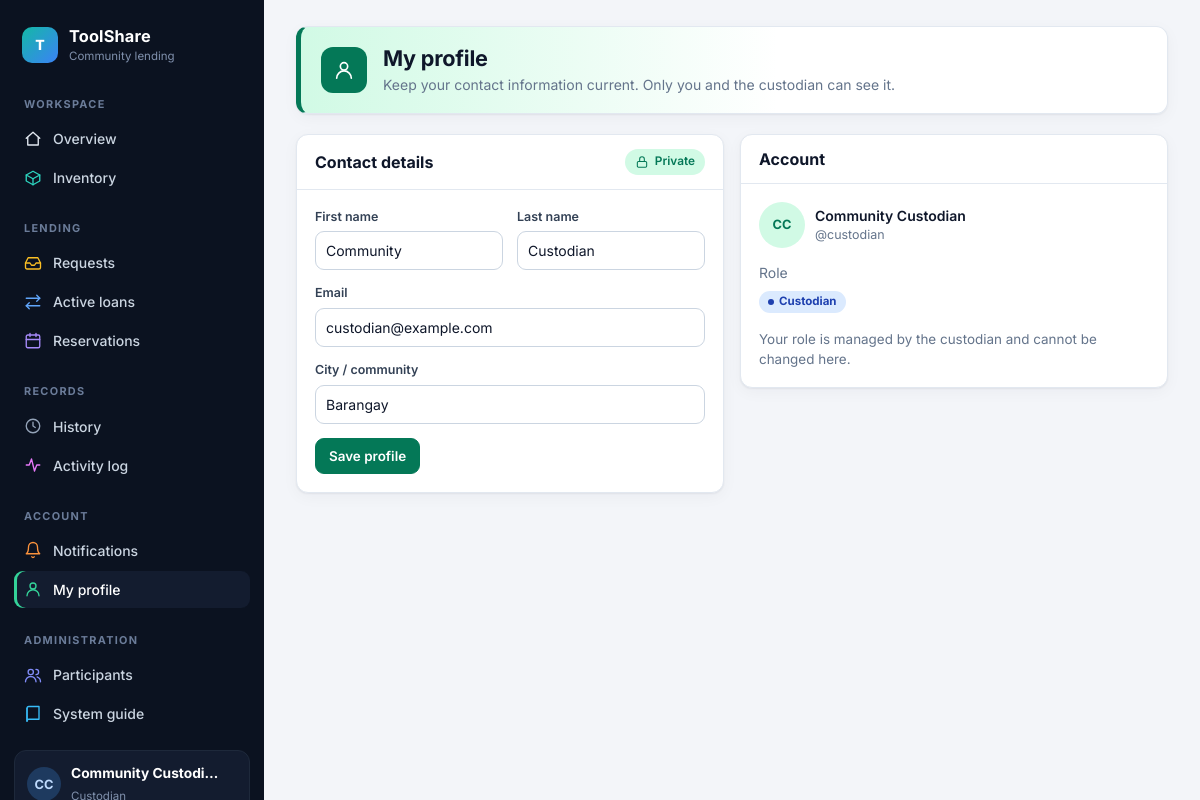
Page /toolshare.php?view=profile (signed in) on the committed database.
### tables this page shows
CREATE TABLE IF NOT EXISTS participants (
    participant_id INT AUTO_INCREMENT PRIMARY KEY,
    user_id        INT UNSIGNED NULL UNIQUE,
    first_name     VARCHAR(100) NOT NULL,
    last_name      VARCHAR(100) NOT NULL,
    email          VARCHAR(255) NOT NULL UNIQUE,
    gender         VARCHAR(30)  NOT NULL,
    birthdate      DATE NOT NULL,
    city           VARCHAR(150) NOT NULL DEFAULT '',
    created_at     TIMESTAMP NOT NULL DEFAULT CURRENT_TIMESTAMP,
    CONSTRAINT fk_participants_user FOREIGN KEY (user_id) REFERENCES users_table(user_id)
        ON UPDATE CASCADE ON DELETE SET NULL,
    INDEX idx_participants_name (last_name, first_name)
);

CREATE TABLE IF NOT EXISTS users_table (
    user_id    INT UNSIGNED AUTO_INCREMENT PRIMARY KEY,
    username   VARCHAR(100) NOT NULL UNIQUE,
    password   VARCHAR(255) NOT NULL,                  
    role       ENUM('participant','custodian') NOT NULL DEFAULT 'participant',
    created_at TIMESTAMP NOT NULL DEFAULT CURRENT_TIMESTAMP
);

### partials/bootstrap.php (called while the page is built, shortened)
<?php
require_once __DIR__ . '/icons.php';
require_once __DIR__ . '/../toolshare_db.php';
$userId = (int) $_SESSION['user_id'];
$accountStmt = $conn->prepare('SELECT role, username FROM users_table WHERE user_id = ? LIMIT 1');
$accountStmt->execute([$userId]);
$account = $accountStmt->fetch(PDO::FETCH_ASSOC);
$isCustodian = $account['role'] === 'custodian';
$profileStmt = $conn->prepare('SELECT first_name, last_name, email, city FROM participants WHERE user_id = ? LIMIT 1');
$profileStmt->execute([$userId]);
$profile = $profileStmt->fetch(PDO::FETCH_ASSOC) ?: ['first_name' => '', 'last_name' => '', 'email' => '', 'city' => ''];
$displayName = trim($profile['first_name'] . ' ' . $profile['last_name']) ?: $account['username'];
function e($value): string
{
    return htmlspecialchars((string) $value, ENT_QUOTES, 'UTF-8');
}
function initials(string $name): string
{
    $parts = preg_split('/\s+/', trim($name)) ?: [];
    $letters = '';
    foreach (array_slice($parts, 0, 2) as $part) {
        $letters .= mb_strtoupper(mb_substr($part, 0, 1));
    }
    return $letters ?: '?';
}

### toolshare.php (the view, shortened to what this page needs)
<?php
require_once __DIR__ . '/partials/bootstrap.php';
require_once __DIR__ . '/partials/layout.php';
$view = (string) ($_GET['view'] ?? 'overview');
switch ($view) {
    ?>
    <?php
case 'profile':
    layout_start('profile', 'My profile', 'Keep your contact information current. Only you and the custodian can see it.');
    ?>
    <div class="grid cols-2" style="align-items:start">
        <section class="card">
            <div class="card-head"><h2>Contact details</h2><span class="lock-note"><?php echo icon('lock'); ?>Private</span></div>
            <form class="card-body" method="post" action="backend/toolshare_action.php">
                <div class="form-grid">
                    <div class="field"><label for="pf1">First name</label><input id="pf1" name="first_name" maxlength="100" value="<?php echo e($profile['first_name']); ?>" required></div>
                    <div class="field"><label for="pf2">Last name</label><input id="pf2" name="last_name" maxlength="100" value="<?php echo e($profile['last_name']); ?>" required></div>
                    <div class="field full"><label for="pf3">Email</label><input id="pf3" type="email" name="email" maxlength="255" value="<?php echo e($profile['email']); ?>" required></div>
                    <div class="field full"><label for="pf4">City / community</label><input id="pf4" name="city" maxlength="150" value="<?php echo e($profile['city']); ?>"></div>
                    <div class="full"><button class="btn primary" type="submit">Save profile</button></div>
                </div>
            </form>
        </section>
        <section class="card">
            <div class="card-head"><h2>Account</h2></div>
            <div class="card-body">
                <div class="cell-person" style="margin-bottom:14px"><span class="avatar" style="width:46px;height:46px"><?php echo e(initials($displayName)); ?></span><div><div class="cell-main"><?php echo e($displayName); ?></div><div class="cell-sub">@<?php echo e($account['username']); ?></div></div></div>
                <p style="margin:0 0 6px;color:var(--muted)">Role</p>
                <span class="chip <?php echo $isCustodian ? 'info' : 'ok'; ?>"><?php echo $isCustodian ? 'Custodian' : 'Resident'; ?></span>
                <p style="margin:16px 0 0;color:var(--muted);font-size:.84rem">Your role is managed by the custodian and cannot be changed here.</p>
            </div>
        </section>
    </div>
    <?php
    layout_end();
    break;
}

### partials/layout.php (shortened to what this page needs)
<?php
function nav_items(bool $isCustodian): array
{
    return [
        'overview'      => ['Overview', 'home', 'toolshare.php', 'Workspace', false],
        'inventory'     => ['Inventory', 'box', 'toolshare.php?view=inventory', 'Workspace', false],
        'requests'      => [$isCustodian ? 'Requests' : 'My requests', 'inbox', 'toolshare.php?view=requests', 'Lending', false],
        'loans'         => ['Active loans', 'swap', 'toolshare.php?view=loans', 'Lending', false],
        'reservations'  => ['Reservations', 'calendar', 'toolshare.php?view=reservations', 'Lending', false],
        'history'       => ['History', 'clock', 'toolshare.php?view=history', 'Records', false],
        'activity'      => ['Activity log', 'pulse', 'toolshare.php?view=activity', 'Records', false],
        'notifications' => ['Notifications', 'bell', 'toolshare.php?view=notifications', 'Account', false],
        'profile'       => ['My profile', 'user', 'toolshare.php?view=profile', 'Account', false],
        'registry'      => ['Participants', 'users', 'index.php', 'Administration', true],
        'guide'         => ['System guide', 'book', 'about.php', 'Administration', true],
    ];
}
function layout_start(string $key, string $title, string $subtitle, string $headActions = ''): void
{
    global $isCustodian, $displayName, $navCounts, $flash;
    $items = nav_items($isCustodian);
    $accent = [
        'overview' => '#e2e8f0', 'inventory' => '#2dd4bf', 'requests' => '#fbbf24', 'loans' => '#60a5fa',
        'reservations' => '#a78bfa', 'history' => '#94a3b8', 'activity' => '#e879f9', 'notifications' => '#fb923c',
        'profile' => '#34d399', 'registry' => '#818cf8', 'guide' => '#38bdf8',
    ];
    ?>
<!DOCTYPE html>
<html lang="en">
<head>
    <link rel="stylesheet" href="assets/app.css">
</head>
<body>
<div class="shell">
    <aside class="sidebar" id="sidebar" aria-label="Main navigation">
        <a class="brand" href="toolshare.php">
            <span class="brand-mark" aria-hidden="true">T</span>
            <span><strong>ToolShare</strong><small>Community lending</small></span>
        </a>
        <?php
        $sections = [];
        foreach ($items as $k => $item) {
            $sections[$item[3]][$k] = $item;
        }
        foreach ($sections as $section => $links): ?>
            <nav class="nav-group" aria-label="<?php echo e($section); ?>">
                <div class="nav-title"><?php echo e($section); ?></div>
                <?php foreach ($links as $k => [$label, $ico, $url]): ?>
                    <a class="nav-link<?php echo $k === $key ? ' active' : ''; ?>" style="--c: <?php echo e($accent[$k]); ?>" href="<?php echo e($url); ?>"<?php echo $k === $key ? ' aria-current="page"' : ''; ?>>
                        <?php echo icon($ico); ?><span><?php echo e($label); ?></span>
                    </a>
                <?php endforeach; ?>
            </nav>
        <?php endforeach; ?>
        <div class="sidebar-foot">
            <div class="who">
                <span class="avatar"><?php echo e(initials($displayName)); ?></span>
                <div><strong><?php echo e($displayName); ?></strong><small><?php echo $isCustodian ? 'Custodian' : 'Resident'; ?></small></div>
            </div>
        </div>
    </aside>
    <div>
        <main class="main panel p-<?php echo e($key); ?>">
            <header class="page-head">
                <span class="head-icon"><?php echo icon($items[$key][1]); ?></span>
                <div><h1><?php echo e($title); ?></h1><p><?php echo e($subtitle); ?></p></div>
            </header>
    <?php
}
function layout_end(): void
{
    ?>
        </main>
    </div>
</div>
</body>
</html>
    <?php
}

### rows in the picture
participants: initials($displayName) "CC", displayName "Community Custodian", first_name "Community", last_name "Custodian", email "custodian@example.com", city "Barangay"
users_table: username "custodian"

### other values in the picture
$section "WORKSPACE"
$label "Overview"
$label "Inventory"
$section "LENDING"
$label "Requests"
$label "Active loans"
$label "Reservations"
$section "RECORDS"
$label "History"
$label "Activity log"
$section "ACCOUNT"
$label "Notifications"
$label "My profile"
$section "ADMINISTRATION"
$label "Participants"
